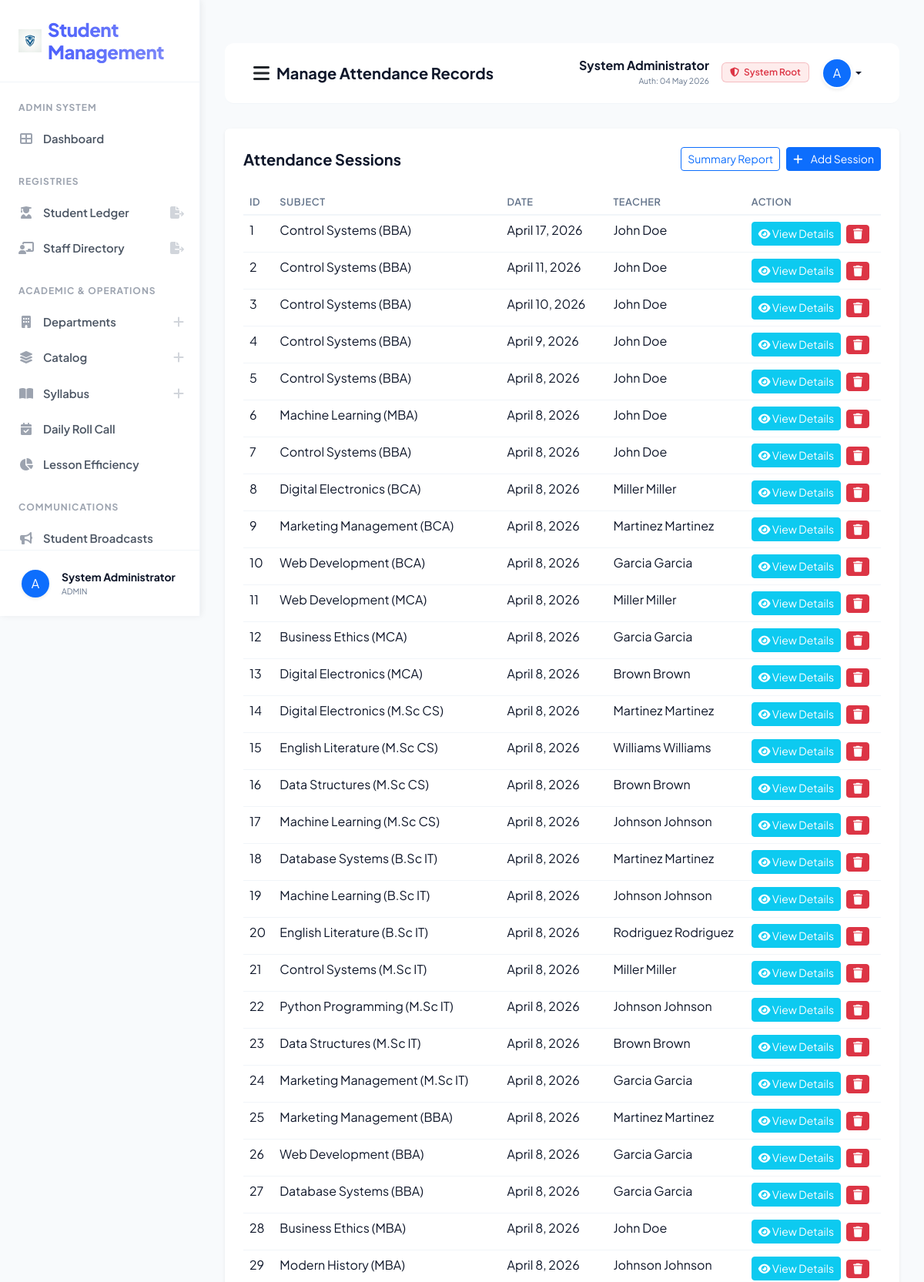
/admin_manage_attendance/ (signed in, upper part), run on the app's committed database.
### sms/models.py (models this page shows, shortened)
class CustomUser(AbstractUser):
    USER_TYPE_CHOICES = (
        ('ADMIN', 'Admin'),
        ('TEACHER', 'Teacher'),
        ('STUDENT', 'Student'),
    )
    user_type = models.CharField(max_length=10, choices=USER_TYPE_CHOICES, default='ADMIN')
    profile_pic = models.ImageField(upload_to='profile_pics/', null=True, blank=True)
    phone = models.CharField(max_length=15, null=True, blank=True)

class Attendance(models.Model):
    subject = models.ForeignKey(Subject, on_delete=models.CASCADE)
    attendance_date = models.DateField()
    created_at = models.DateTimeField(auto_now_add=True)
    updated_at = models.DateTimeField(auto_now=True)

class Subject(models.Model):
    name = models.CharField(max_length=100)
    course = models.ForeignKey(Course, on_delete=models.CASCADE)
    teacher = models.ForeignKey(CustomUser, on_delete=models.CASCADE, limit_choices_to={'user_type': 'TEACHER'})
    created_at = models.DateTimeField(auto_now_add=True)
    updated_at = models.DateTimeField(auto_now=True)

### sms/views/admin_views.py (the view)
# urls.py: path('admin_manage_attendance/', admin_views.admin_manage_attendance, name="admin_manage_attendance"),
def admin_manage_attendance(request):
    attendance = Attendance.objects.all().order_by("-attendance_date")
    subjects = Subject.objects.all()
    return render(request, "sms/admin_template/manage_attendance.html", {"attendance": attendance, "subjects": subjects})

### sms/templates/sms/admin_template/manage_attendance.html (shortened to what this page needs)
﻿{% extends 'sms/base.html' %}
{% block page_title %}Manage Attendance Records{% endblock page_title %}
{% block sidebar_nav %}
{% include 'sms/admin_template/sidebar_template.html' with active_page='attendance_manage' %}
{% endblock sidebar_nav %}
{% block main_content %}
<div class="card shadow-sm border-0 p-4">
    <div class="d-flex justify-content-between align-items-center mb-4">
        <h5 class="fw-bold mb-0">Attendance Sessions</h5>
        <div class="d-flex gap-2">
            <a href="{% url 'admin_attendance_report' %}" class="btn btn-outline-primary btn-sm">Summary Report</a>
            <button class="btn btn-primary btn-sm" data-bs-toggle="modal" data-bs-target="#addAttendanceModal"><i
                    class="fas fa-plus me-2"></i> Add Session</button>
        </div>
    </div>
    <div class="table-responsive">
        <table class="table table-hover">
            <thead>
                <tr>
                    <th>ID</th>
                    <th>Subject</th>
                    <th>Date</th>
                    <th>Teacher</th>
                    <th>Action</th>
                </tr>
            </thead>
            <tbody>
                {% for row in attendance %}
                <tr>
                    <td>{{ forloop.counter }}</td>
                    <td>{{ row.subject.name }}</td>
                    <td>{{ row.attendance_date }}</td>
                    <td>{{ row.subject.teacher.get_full_name }}</td>
                    <td>
                        <a href="{% url 'admin_view_attendance_data' row.id %}"
                            class="btn btn-sm btn-info text-white me-1">
                            <i class="fas fa-eye"></i> View Details
                        </a>
                        <a href="{% url 'admin_delete_attendance' row.id %}" class="btn btn-sm btn-danger text-white"
                            onclick="return confirm('Delete this attendance session and all student records within it?')">
                            <i class="fas fa-trash"></i>
                        </a>
                    </td>
                </tr>
                {% empty %}
                <tr>
                    <td colspan="5" class="text-center">No attendance sessions found</td>
                </tr>
                {% endfor %}
            </tbody>
        </table>
    </div>
</div>
{% endblock main_content %}

### sms/templates/sms/base.html (shortened to what this page needs)
<!DOCTYPE html>
{% load static %}
<html lang="en">
<head>
    <link href="https://cdn.jsdelivr.net/npm/bootstrap@5.3.0/dist/css/bootstrap.min.css" rel="stylesheet">
    <link rel="stylesheet" href="https://cdnjs.cloudflare.com/ajax/libs/font-awesome/6.4.0/css/all.min.css">
    <link rel="stylesheet" href="{% static 'css/style.css' %}?v=4.0">
</head>
<body>
    <div class="sidebar" id="sidebar">
        <div class="sidebar-brand d-flex align-items-center">
            <img src="{% static 'images/logo.png' %}" width="30" height="30" class="me-2">
            <h4 class="m-0">Student Management</h4>
        </div>
        <div class="nav flex-column sidebar-scroll flex-grow-1 overflow-y-auto">
            {% block sidebar_nav %}{% endblock sidebar_nav %}
        </div>
        <div class="sidebar-footer border-top p-0 mt-auto">
            <div class="dropup w-100">
                <button class="btn w-100 d-flex align-items-center p-3 border-0 bg-transparent dropdown-toggle no-caret" type="button" data-bs-toggle="dropdown" aria-expanded="false">
                    {% if user.profile_pic %}
                    <img src="{{ user.profile_pic.url }}" width="36" height="36" class="rounded-circle me-3 shadow-sm">
                    {% else %}
                    <div class="bg-primary text-white rounded-circle d-flex align-items-center justify-content-center shadow-sm me-3" style="width: 36px; height: 36px; flex-shrink: 0;">
                        {{ user.username|first|upper }}
                    </div>
                    {% endif %}
                    <div class="text-start overflow-hidden">
                        <div class="fw-bold small text-dark text-truncate">{{ user.get_full_name }}</div>
                        <div class="text-muted text-truncate" style="font-size: 0.65rem;">{{ user.user_type }}</div>
                    </div>
                </button>
            </div>
        </div>
    </div>
    <div class="main-content">
        <nav class="navbar border-bottom">
            <div class="container-fluid">
                <div class="d-flex align-items-center">
                    <button id="sidebarToggle" class="btn btn-link link-dark me-2 p-0">
                        <i class="fas fa-bars fs-4 text-main"></i>
                    </button>
                    <span class="navbar-brand fw-bold text-dark">{% block page_title %}{% endblock page_title %}</span>
                </div>
                <div class="d-flex align-items-center">
                    <div class="dropdown">
                        <button
                            class="btn btn-link dropdown-toggle text-decoration-none text-dark d-flex align-items-center"
                            type="button" data-bs-toggle="dropdown">
                            <div class="text-end me-3 d-none d-md-block">
                                <span class="d-block fw-bold lh-1 mb-1">{{ user.get_full_name }}</span>
                                <span class="d-block text-muted" style="font-size: 0.65rem;">Auth: {{ user.last_login|date:"d M Y" }}</span>
                            </div>
                            {% if user.user_type == "TEACHER" %}
                            <span class="badge bg-soft-success text-success me-3 border border-success border-opacity-25 d-none d-lg-inline-block">
                                <i class="fas fa-certificate me-1"></i> Staff Verified
                            </span>
                            {% elif user.user_type == "STUDENT" %}
                             <span class="badge bg-soft-primary text-primary me-3 border border-primary border-opacity-25 d-none d-lg-inline-block">
                                <i class="fas fa-user-graduate me-1"></i> Student ID Active
                            </span>
                             {% elif user.user_type == "ADMIN" %}
                             <span class="badge bg-soft-danger text-danger me-3 border border-danger border-opacity-25 d-none d-lg-inline-block">
                                <i class="fas fa-shield-alt me-1"></i> System Root
                            </span>
                            {% endif %}
                            {% if user.profile_pic %}
                            <img src="{{ user.profile_pic.url }}" width="40" height="40" class="rounded-circle shadow-sm border border-light">
                            {% else %}
                            <div class="bg-primary text-white rounded-circle d-flex align-items-center justify-content-center shadow-sm"
                                style="width: 40px; height: 40px; border: 2px solid white;">
                                {{ user.username|first|upper }}
                            </div>
                            {% endif %}
                        </button>
                    </div>
                </div>
            </div>
        </nav>
        {% block main_content %}{% endblock main_content %}
    </div>
</body>
</html>

### sms/static/css/style.css (style rules this page uses)
:root { --primary-color: #4d61fc; --primary-hover: #3b4ad9; --sidebar-bg: #ffffff; --sidebar-text: #4b5563; --sidebar-active-bg: #eff6ff; --sidebar-active-text: #4d61fc; --border-color: #f1f5f9; --body-bg: #f8fafc; --card-bg: #ffffff; --text-main: #0f172a; --text-muted: #64748b; --transition-speed: 0.25s; --shadow-premium: 0 10px 40px -10px rgba(0, 0, 0, 0.08); }
.bg-soft-danger { background: rgba(239, 68, 68, 0.1) !important; }
body { background-color: var(--body-bg) !important; color: var(--text-main) !important; font-family: 'Plus Jakarta Sans', sans-serif !important; margin: 0 !important; overflow-x: hidden !important; transition: background-color var(--transition-speed), color var(--transition-speed); }
.sidebar { width: 260px; height: 100vh; position: fixed; top: 0; left: 0; background-color: var(--sidebar-bg); border-right: 1px solid var(--border-color); box-shadow: 2px 0 8px rgba(0,0,0,0.06); z-index: 1060; display: flex; flex-direction: column; overflow: hidden; transition: left var(--transition-speed) ease-in-out; }
.sidebar-brand { padding: 24px !important; border-bottom: 1px solid var(--border-color) !important; flex-shrink: 0 !important; }
.sidebar-brand h4 { margin: 0 !important; font-weight: 800 !important; letter-spacing: -0.5px !important; background: linear-gradient(to right, var(--primary-color), #818cf8); -webkit-background-clip: text; background-clip: text; -webkit-text-fill-color: transparent; }
.sidebar-scroll { overflow-y: auto !important; overflow-x: hidden !important; flex: 1 !important; min-height: 0 !important; flex-wrap: nowrap !important; }
.sidebar-footer { padding: 8px 12px !important; border-top: 1px solid var(--border-color) !important; flex-shrink: 0 !important; }
.no-caret::after { display: none !important; }
.main-content { margin-left: 260px; padding: 32px 32px 100px 32px; min-height: 100vh; box-sizing: border-box; transition: margin-left var(--transition-speed); }
h5.fw-bold { color: var(--text-main); }
.badge { font-weight: 600 !important; padding: 6px 10px !important; }
.table { color: var(--text-main) !important; }
.table thead th { border-bottom: 2px solid var(--border-color) !important; color: var(--text-muted) !important; font-weight: 600 !important; text-transform: uppercase !important; font-size: 0.8rem !important; letter-spacing: 0.5px !important; background-color: transparent !important; }
.table tbody td { border-color: var(--border-color) !important; color: var(--text-main) !important; background-color: transparent !important; }
.navbar { background: var(--card-bg) !important; border-bottom: 1px solid var(--border-color) !important; padding: 12px 24px !important; margin-bottom: 32px !important; border-radius: 12px !important; transition: background var(--transition-speed), border-color var(--transition-speed); }
.text-dark { color: var(--text-main) !important; }
.text-muted { color: var(--text-muted) !important; }

### data on the page
CustomUser: username|first "A", get_full_name "System Administrator", user_type "ADMIN", last_login "04 May 2026"
Attendance: subject.name "Control Systems (BBA)", attendance_date "April 17, 2026", subject.teacher.get_full_name "John Doe"
Attendance: subject.name "Control Systems (BBA)", attendance_date "April 11, 2026", subject.teacher.get_full_name "John Doe"
Attendance: subject.name "Control Systems (BBA)", attendance_date "April 10, 2026", subject.teacher.get_full_name "John Doe"
Attendance: subject.name "Control Systems (BBA)", attendance_date "April 9, 2026", subject.teacher.get_full_name "John Doe"
Attendance: subject.name "Control Systems (BBA)", attendance_date "April 8, 2026", subject.teacher.get_full_name "John Doe"
Attendance: subject.name "Machine Learning (MBA)", attendance_date "April 8, 2026", subject.teacher.get_full_name "John Doe"
Attendance: subject.name "Control Systems (BBA)", attendance_date "April 8, 2026", subject.teacher.get_full_name "John Doe"
Attendance: subject.name "Digital Electronics (BCA)", attendance_date "April 8, 2026", subject.teacher.get_full_name "Miller Miller"
Attendance: subject.name "Marketing Management (BCA)", attendance_date "April 8, 2026", subject.teacher.get_full_name "Martinez Martinez"
Attendance: subject.name "Web Development (BCA)", attendance_date "April 8, 2026", subject.teacher.get_full_name "Garcia Garcia"
Attendance: subject.name "Web Development (MCA)", attendance_date "April 8, 2026", subject.teacher.get_full_name "Miller Miller"
Attendance: subject.name "Business Ethics (MCA)", attendance_date "April 8, 2026", subject.teacher.get_full_name "Garcia Garcia"
Attendance: subject.name "Digital Electronics (MCA)", attendance_date "April 8, 2026", subject.teacher.get_full_name "Brown Brown"
Attendance: subject.name "Digital Electronics (M.Sc CS)", attendance_date "April 8, 2026", subject.teacher.get_full_name "Martinez Martinez"
Attendance: subject.name "English Literature (M.Sc CS)", attendance_date "April 8, 2026", subject.teacher.get_full_name "Williams Williams"
Attendance: subject.name "Data Structures (M.Sc CS)", attendance_date "April 8, 2026", subject.teacher.get_full_name "Brown Brown"
Attendance: subject.name "Machine Learning (M.Sc CS)", attendance_date "April 8, 2026", subject.teacher.get_full_name "Johnson Johnson"
Attendance: subject.name "Database Systems (B.Sc IT)", attendance_date "April 8, 2026", subject.teacher.get_full_name "Martinez Martinez"
Attendance: subject.name "Machine Learning (B.Sc IT)", attendance_date "April 8, 2026", subject.teacher.get_full_name "Johnson Johnson"
Attendance: subject.name "English Literature (B.Sc IT)", attendance_date "April 8, 2026", subject.teacher.get_full_name "Rodriguez Rodriguez"
Attendance: subject.name "Control Systems (M.Sc IT)", attendance_date "April 8, 2026", subject.teacher.get_full_name "Miller Miller"
Attendance: subject.name "Python Programming (M.Sc IT)", attendance_date "April 8, 2026", subject.teacher.get_full_name "Johnson Johnson"
Attendance: subject.name "Data Structures (M.Sc IT)", attendance_date "April 8, 2026", subject.teacher.get_full_name "Brown Brown"
Attendance: subject.name "Marketing Management (M.Sc IT)", attendance_date "April 8, 2026", subject.teacher.get_full_name "Garcia Garcia"
Attendance: subject.name "Marketing Management (BBA)", attendance_date "April 8, 2026", subject.teacher.get_full_name "Martinez Martinez"
Attendance: subject.name "Web Development (BBA)", attendance_date "April 8, 2026", subject.teacher.get_full_name "Garcia Garcia"
Attendance: subject.name "Database Systems (BBA)", attendance_date "April 8, 2026", subject.teacher.get_full_name "Garcia Garcia"
Attendance: subject.name "Business Ethics (MBA)", attendance_date "April 8, 2026", subject.teacher.get_full_name "John Doe"
Attendance: subject.name "Modern History (MBA)", attendance_date "April 8, 2026", subject.teacher.get_full_name "Johnson Johnson"
